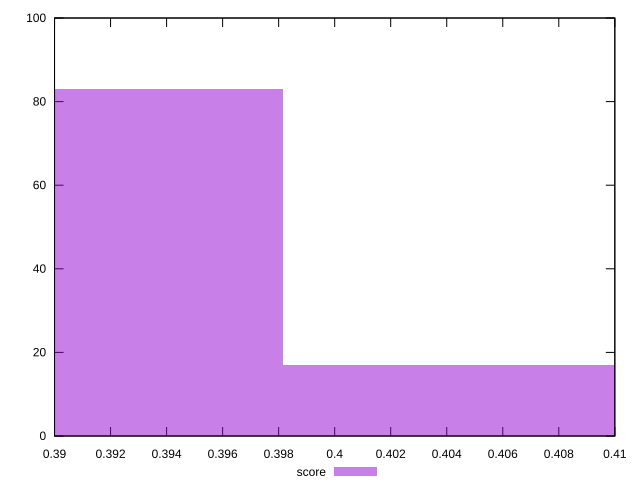

This figure's gnuplot source:
reset

$score <<EOF
0.4051357577127549 17
0.39116555917093576 83
EOF

set key outside below
set boxwidth 0.013970198541819134
set xrange [0.39:0.41]
set yrange [0:100]
set trange [0:100]
set style fill transparent solid 0.5 noborder
set terminal svg size 640, 490 enhanced background rgb 'white'
set output "report_00009_2021-02-08T22-37-41.559Z/uses-webp-images/samples/pages+cached/score/histogram.svg"

plot $score title "score" with boxes

reset
